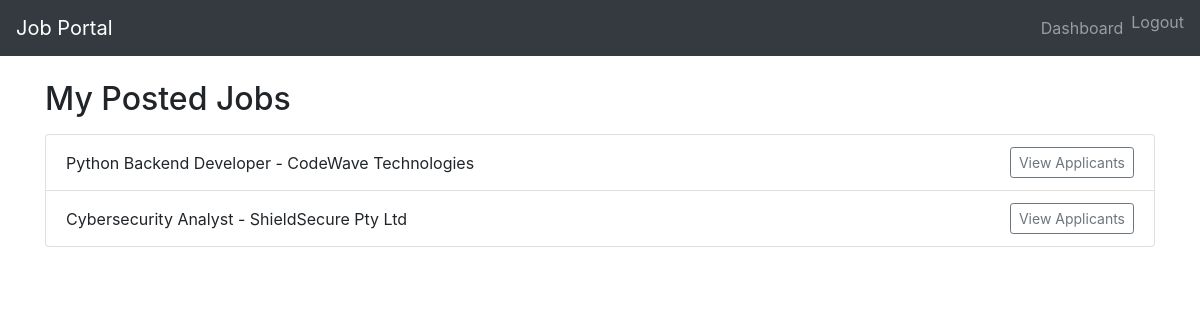
The page /my_jobs/ (signed in) on the database its author committed.
### jobportal/models.py (models this page shows, shortened)
class Job(models.Model):
    title = models.CharField(max_length=255)
    company_name = models.CharField(max_length=255)
    location = models.CharField(max_length=255)
    description = models.TextField()
    posted_by = models.ForeignKey(User, on_delete=models.CASCADE)
    created_at = models.DateTimeField(auto_now_add=True)

### jobportal/views.py (the view)
# urls.py: path('my_jobs/', views.my_jobs, name='my_jobs'),
@login_required
def my_jobs(request):
    jobs = Job.objects.filter(posted_by=request.user)
    return render(request, 'jobportal/my_jobs.html', {'jobs': jobs})

### jobportal/templates/jobportal/my_jobs.html
{% extends 'jobportal/base.html' %}
{% block content %}
<h2>My Posted Jobs</h2>
<ul class="list-group mt-3">
    {% for job in jobs %}
    <li class="list-group-item d-flex justify-content-between align-items-center">
        {{ job.title }} - {{ job.company_name }}
        <a href="{% url 'view_applicants' job.id %}" class="btn btn-sm btn-outline-secondary">View Applicants</a>
    </li>
    {% empty %}
    <li class="list-group-item">You have not posted any jobs yet.</li>
    {% endfor %}
</ul>
{% endblock %}

### rows shown on the page
Job: title "Python Backend Developer", company_name "CodeWave Technologies"
Job: title "Cybersecurity Analyst", company_name "ShieldSecure Pty Ltd"
